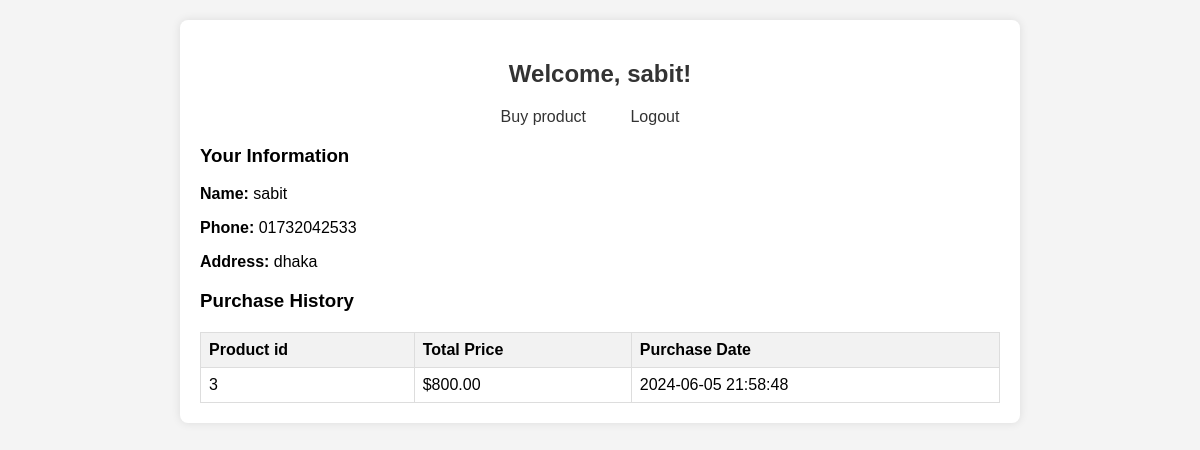
Page /dealer_dashboard.php (signed in) on the committed database.
### tables this page shows
CREATE TABLE `dealers` (
  `id` int(11) NOT NULL,
  `username` varchar(100) NOT NULL,
  `phone` varchar(15) NOT NULL,
  `address` text NOT NULL,
  `password` varchar(255) NOT NULL,
  `admin_id` int(11) NOT NULL
);

CREATE TABLE `purchases` (
  `id` int(11) NOT NULL,
  `dealer_id` int(11) NOT NULL,
  `product_id` int(11) NOT NULL,
  `total_price` decimal(10,2) NOT NULL,
  `purchase_timestamp` timestamp NOT NULL DEFAULT current_timestamp(),
  `purchase_date` timestamp NOT NULL DEFAULT current_timestamp()
);

### dealer_dashboard.php (the view, shortened to what this page needs)
<?php
require 'db.php';
$dealer_id = $_SESSION['dealer_id'];
$sql = "SELECT * FROM dealers WHERE id='$dealer_id'";
$result = $conn->query($sql);
if ($result->num_rows > 0) {
    $dealer_info = $result->fetch_assoc();
} else {
    echo "Dealer not found";
    exit();
}
$sql = "SELECT * FROM purchases WHERE dealer_id='$dealer_id'";
$purchases_result = $conn->query($sql);
?>
<!DOCTYPE html>
<html lang="en">
<head>
    <link rel="stylesheet" href="styles.css">
</head>
<body>
    <div class="container">
        <h2>Welcome, <?php echo $_SESSION['dealer_name']; ?>!</h2>
        <nav>
            <ul>
                <li><a href="buy_product.php">Buy product</a></li>
                <li><a href="logout.php">Logout</a></li>
            </ul>
        </nav>
        <h3>Your Information</h3>
        <p><strong>Name:</strong> <?php echo $_SESSION['dealer_name']; ?></p>
        <p><strong>Phone:</strong> <?php echo $dealer_info['phone']; ?></p>
        <p><strong>Address:</strong> <?php echo $dealer_info['address']; ?></p>
        <h3>Purchase History</h3>
        <table>
            <thead>
                <tr>
                    <th>Product id</th>
                    <th>Total Price</th>
                    <th>Purchase Date</th>
                </tr>
            </thead>
            <tbody>
                <?php
                if ($purchases_result->num_rows > 0) {
                    while ($purchase = $purchases_result->fetch_assoc()) {
                        echo "<tr>";
                        echo "<td>" . $purchase['product_id'] . "</td>";
                        echo "<td>$" . $purchase['total_price'] . "</td>";
                        echo "<td>" . $purchase['purchase_date'] . "</td>";
                        echo "</tr>";
                    }
                } else {
                    echo "<tr><td colspan='3'>No purchases found</td></tr>";
                }
                ?>
            </tbody>
        </table>
    </div>
</body>
</html>

### styles.css (style rules this page uses)
body { font-family: Arial, sans-serif; background-color: #f4f4f4; margin: 0; padding: 0; }
.container { max-width: 800px; margin: 20px auto; background-color: #fff; border-radius: 8px; padding: 20px; box-shadow: 0 0 10px rgba(0, 0, 0, 0.1); }
h2 { color: #333; text-align: center; }
nav ul { list-style: none; padding: 0; margin: 0; text-align: center; }
nav ul li { display: inline-block; margin-right: 20px; }
nav ul li a { text-decoration: none; color: #333; padding: 5px 10px; border-radius: 4px; transition: background-color 0.3s; }
table { width: 100%; border-collapse: collapse; margin-top: 20px; }
th, td { border: 1px solid #ddd; padding: 8px; text-align: left; }
th { background-color: #f2f2f2; }

### rows in the picture
dealers: phone "01732042533", address "dhaka"
purchases: product "3", total_price "800.00", purchase_date "2024-06-05 21:58:48"

### other values in the picture
$_SESSION['dealer_name'] "sabit"
